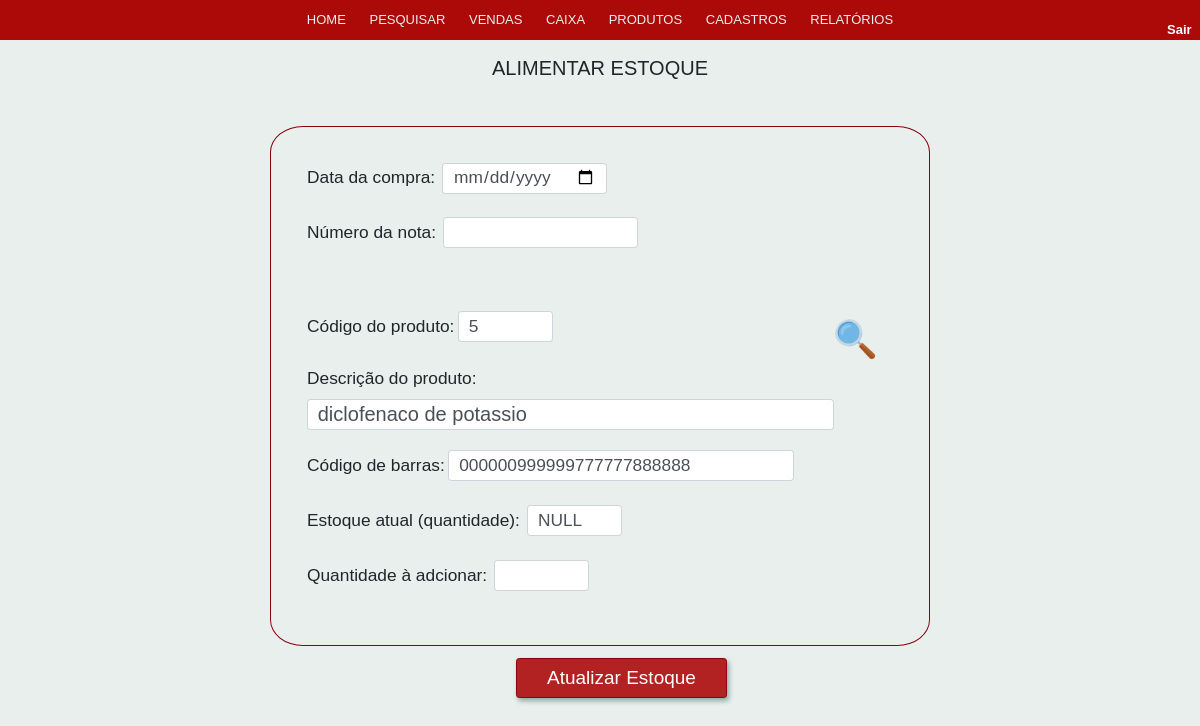
Screenshot of /view/AlimentarEstoque.php?id_produto_up_estoque=5 with the database file from the repository.
### tables this page shows
CREATE TABLE IF NOT EXISTS `produto` (
  `id_produto` INT NOT NULL AUTO_INCREMENT,
  `nome_produto` VARCHAR(60) NOT NULL,
  `preco_custo` DECIMAL(10,2) NULL,
  `preco_venda` DECIMAL(10,2) NULL,
  `codigo_barras` VARCHAR(45) NULL,
  `pessoa_id_pessoa` INT NOT NULL,
  PRIMARY KEY (`id_produto`),
  INDEX `fk_produto_pessoa1_idx` (`pessoa_id_pessoa` ASC) ,
  CONSTRAINT `fk_produto_pessoa1`
    FOREIGN KEY (`pessoa_id_pessoa`)
    REFERENCES `pessoa` (`id_pessoa`)
    ON DELETE NO ACTION
    ON UPDATE NO ACTION);

### model/Produto.php (called while the page is built, shortened)
<?php
require_once 'Conexao.php';
class Produto
{
        public function selectProduto($id_up)
    {
        $conexao = new Conexao();
        $dados  = $conexao->pdo->prepare("SELECT * FROM produto WHERE id_produto = :id" );
        $dados->bindValue("id", $id_up);
        $dados->execute();
        $dadosSelecionados = $dados->fetch(PDO::FETCH_ASSOC);
        return $dadosSelecionados;
    }
}
?>

### model/Conexao.php (called while the page is built, shortened)
<?php
class Conexao {
   public $dbname = "projeto_cristofarma";
   public $host = "localhost";
   public $user = "root";
   public $senha = "";
    function __construct()
    {
        try {
            $this->pdo  = new PDO("mysql:dbname=" . $this->dbname . ";host=" . $this->host, $this->user, $this->senha);
        } catch (PDOException $e) {
            echo "Erro com Banco de Dados: " . $e->getMessage();
            exit();
        } catch (Exception $e) {
            echo "Erro Generico: " . $e->getMessage();
            exit();
        }
    }
}
?>

### view/AlimentarEstoque.php (the view, shortened to what this page needs)
<?php
    require_once '../model/Produto.php';
    $estoque = new Estoque();
    $produto = new Produto();
?>
<!doctype html>
<html lang="pt">
<head>
    <link rel="stylesheet" href="../css/bootstrap/nav/navegador.css">
    <link rel="stylesheet" href="../css/estilo.css">
</head>
<body >
    <header>
    <nav class="dp-menu">
        <ul>
            <li><a href="home.php">HOME</a></li>
            <li><a href="#">PESQUISAR</a>
            </li>
            <li><a href="Vendas.php">VENDAS</a></li>
            <li><a href="Caixa.php">CAIXA</a></li>
            <li><a href="#">PRODUTOS</a>
            </li>
            <li><a href="Cadastros.php">CADASTROS</a></li>
            <li><a href="#">RELATÓRIOS</a>
        </ul>
    </nav>
    </header>
    <div id="divSair"  >
        <a href="../index.php">Sair</a>
    </div>
    <section id="principalAlimetarEstoque">
        <div id="alimentaEstoque">
            <legend>
                <legend>ALIMENTAR ESTOQUE</legend><br>
            </legend>
            <form action="" method="POST">
                <div style="width: 55%; height: 40em; margin-left: auto; margin-right: auto; border:#8b0210 solid 1px; border-radius: 5%; padding: 3%;">
                <div id="adicionaClienteVenda" style="margin-top: 13%; margin-left: 44%;">
                    <a href="ConsultaProdutos.php?buscaProduto=+" title="Buscar Produto"><img src="/img/search2.png"></a>
                </div>
                <label id="labelDataCompra">Data da compra:</label>&nbsp;
                <input type="date" id="dataCompra" name="dataCompra" class="form-control" style="display: inline; font-size: 13pt;" required></br><br>
                             <label id="labelNumeroNota">Número da nota:</label>&nbsp;
                    <input id="numeroNota" type="text" name="numeroNota" class="form-control" size="15"
                        value="" style="display: inline; font-size: 13pt;" required><br><br><br><br>
                    <label id="labelCodigoProduto">Código do produto:</label>
                    <input id="codigoProduto" type="text" name="codigoProduto" class="form-control" size="5"
                        value="<?php if (isset($_GET['id_produto_up_estoque']) && !empty(['id_produto_up_estoque']))
                        {
                                $id_produto_estoque = addslashes($_GET['id_produto_up_estoque']);
                                    $retornoProduto = $produto->selectProduto($id_produto_estoque);
                                        if(isset($retornoProduto)){echo $retornoProduto['id_produto'];
                            }
                        }
                            ?>" style="display: inline; font-size: 13pt;" ><br><br>
                    <label id="labelNomeProduto">Descrição do produto:</label>
                    <input id="nomeProduto" type="text" class="form-control" name="nomeProduto" autofocus size="40" required value="<?php if (isset($_GET['id_produto_up_estoque']) && !empty(['id_produto_up_estoque']))
                        {
                                $id_produto_estoque = addslashes($_GET['id_produto_up_estoque']);
                                    $retornoProduto = $produto->selectProduto($id_produto_estoque);
                                        if(isset($retornoProduto)){echo $retornoProduto['nome_produto'];
                            }
                        }
                            ?>" style="display: inline; font-size: 15pt;"><br><br>
                    <label id="labelCodigoBarras">Código de barras:</label>
                    <input id="codigoBarras" type="text" name="codigoBarras " class="form-control" size="30"
                    value="<?php if (isset($_GET['id_produto_up_estoque']) && !empty(['id_produto_up_estoque']))
                        {
                                $id_produto_estoque = addslashes($_GET['id_produto_up_estoque']);
                                    $retornoProduto = $produto->selectProduto($id_produto_estoque);
                                        if(isset($retornoProduto)){echo $retornoProduto['codigo_barras'];
                            }
                        }
                            ?>" style="display: inline; font-size: 13pt;"><br><br>
                    <label id="labelQuantidade">Estoque atual (quantidade):</label>&nbsp;
                    <input id="quantidadeEstoque" type="text" class="form-control" name="quantidadeEstoque" autofocus size="5" required
                        value="<?php if (isset($_GET['id_produto_up_estoque']) && 'id_produto_up_estoque' !== NULL)
                        {
                                $id_prudoto_estoque = addslashes($_GET['id_produto_up_estoque']);
                                    $retornoConsultaEstoque = $estoque->selectQuantidadeEstoque($id_prudoto_estoque);
                                        if(isset($retornoConsultaEstoque) && $retornoConsultaEstoque != null){
                                                echo $retornoConsultaEstoque['quantidade_estoque'];
                                        } else {
                                            var_dump($quantidadeAtual);
                                        }
                        }
                            ?>" style="display: inline; font-size: 13pt;" ><br><br>
                    <label id="labelQuantidade">Quantidade à adcionar:</label>&nbsp;
                    <input id="quantidadeAdd" type="text" class="form-control" name="quantidadeAdd" autofocus size="5" required
                        value=" " style="display: inline; font-size: 13pt;" ><br><br>
                </div>
                        <input class="btn btn-outline-danger" id="gerenciaQuantidadeEstoque" type="submit" name="gerenciaQuantidadeEstoque"
            style="margin-left: 43%; margin-top: 1%;" onclick="" value="<?php echo 'Atualizar Estoque'; ?>">
            </form>
        </div>
    </section>
</body>
</html>

### css/estilo.css (style rules this page uses)
* { padding: 0px; margin: 0px; font-family: sans-serif; font-size: 13px; }
#cadastro input, label { display: inline-block; font-size: 13pt; }
legend { text-align: center; font-size: 15pt; margin-top: 0px; }
input { font-size: 13pt; }
#notaFiscal input, label { display: inline-block; font-size: 13pt; }
.btn { padding: 5px 30px; text-align: center; text-decoration: none; display: inline-block; font-size: 19px; box-shadow: 2px 3px 5px rgb(10 74 67 / 42%); }
.btn-outline-danger { color: #fff; background-color: #B22222; border: #8b0210 solid 1px; }
#adicionaClienteVenda { display: inline-block; width: 40px; height: 40px; background-image: url(/img/search2.png); background-repeat: no-repeat; background-size: cover; overflow: hidden; margin-left: 24%; margin-top: -8%; position: absolute; }
#divSair { width: 2%; font-size: 12pt; float: right; margin-right: 1%; margin-left: 80%; margin-top: -3%; }
#divSair a { color: white; font-weight: bolder; padding: 3px; }

### rows the page displays
produto: codigoProduto "5", nomeProduto "diclofenaco de potassio", codigo_barras "000000999999777777888888"
